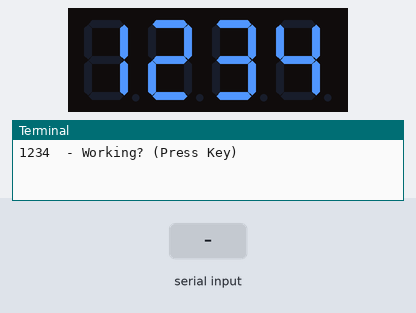
Bench run of a program on a simulated Raspberry Pi (BCM pin numbers). Shown: 4-digit seven-segment display, the last lines printed to the terminal. The inputs (shaded band) are chosen by the test bench. Library files of the repository ran but are not shown: tm1637.py. At 4.3 s the program stops and its outputs stay as they are.

Above: at 1.2 s.
1.3 s: "1" typed at the terminal
At 2.1 s:
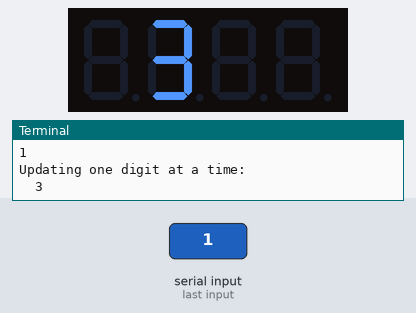
3.8 s: "0" typed at the terminal
At 5.1 s:
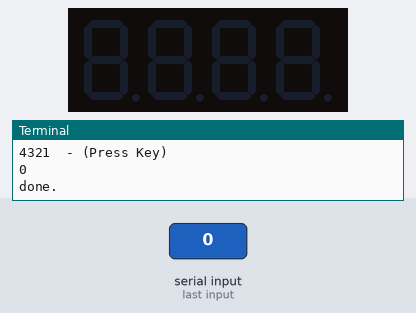
Timing chart, 0 to 5.8 s (numbered marks = the images above; inputs shaded):
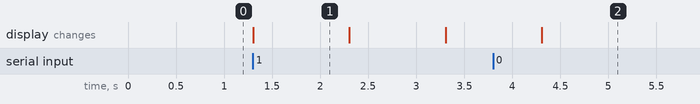

The program:

display.py
```python
#!/usr/bin/env python
# -*- coding: utf-8 -*-

import tm1637
from time import sleep
import datetime
import RPi.GPIO as IO

IO.setwarnings(False)
IO.setmode(IO.BCM)

HexDigits = [0x3f,0x06,0x5b,0x4f,0x66,0x6d,0x7d,0x07,0x7f,0x6f,0x77,0x7c,0x39,0x5e,0x79,0x71]

ADDR_AUTO = 0x40
ADDR_FIXED = 0x44
STARTADDR = 0xC0
BRIGHT_DARKEST = 0
BRIGHT_TYPICAL = 2
BRIGHT_HIGHEST = 7
OUTPUT = IO.OUT
INPUT = IO.IN
LOW = IO.LOW
HIGH = IO.HIGH

# Initialize the display (GND, VCC=3.3V, Example Pins are DIO-20 and CLK21)
Display = tm1637.TM1637(23,24,BRIGHT_TYPICAL)

# Basic Display Update:
digits = [1, 2, 3, 4]
Display.Show(digits)
print "1234  - Working? (Press Key)"
scrap = raw_input()

# Update Individual Digits:
print "Updating one digit at a time:"
Display.Clear()
Display.Show1(1, 3)
print "  3"
sleep(1)
Display.Show1(2, 2)
print "  3 2"
sleep(1)
Display.Show1(3, 1)
print "  3 2 1"
sleep(1)
Display.Show1(0, 4)
print "4 3 2 1"
print "4321  - (Press Key)"
scrap = raw_input()

# The ":"
#print "Add double point\n"
#sleep(2)
#Display.ShowDoublepoint(True)
#sleep(2)

# Vary the brightness:
#print "Brightness Off"
#Display.SetBrightness(0)
#sleep(0.5)
#print "Full Brightness"
#Display.SetBrightness(1)
#sleep(0.5)
#print "30% Brightness"
#Display.SetBrightness(0.3)
#sleep(0.3)

print('done.')
Display.Clear()
```

Measured:
- after the input at 1.3 s, the display: changes at once (image 1)
- after the input at 3.8 s, the display: changes after 0.51 s (image 2)
- what the display in image 1 shows lasts 1.0 s, from 1.3 s to 2.3 s
